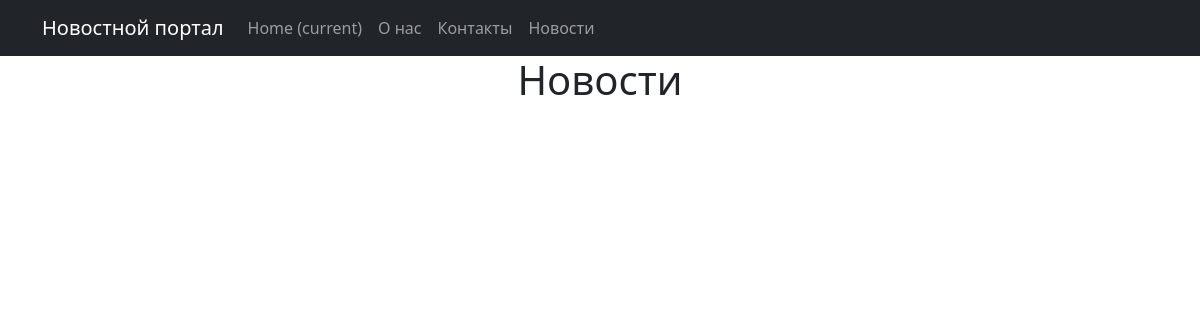
The page /news/ on the database as committed earlier.
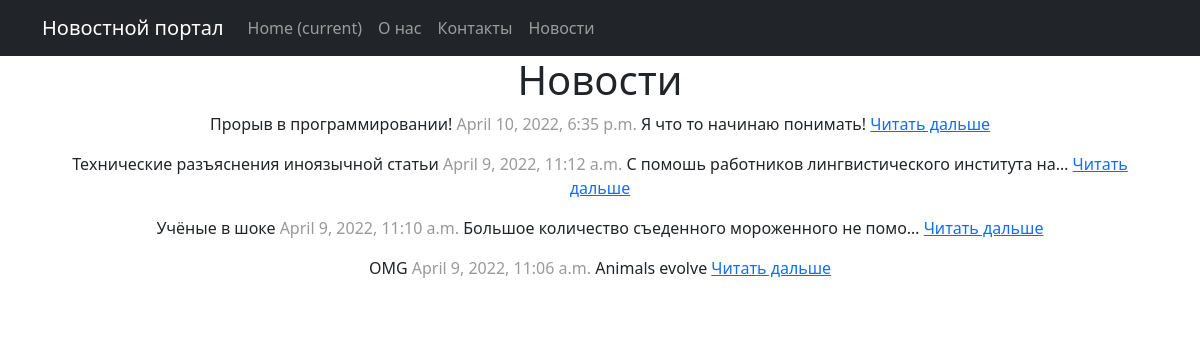
The same page on the database as committed later.
### news/models.py (models this page shows, shortened)
class Post(models.Model):
    author = models.ForeignKey(Author, on_delete=models.CASCADE)
    NEWS = 'NW'
    ARTICLE = 'AR'
    CATEGORY_CHOICES = (
        (NEWS, 'Новость'),
        (ARTICLE, 'Статья'),
    )
    categoryType = models.CharField(max_length=2, choices=CATEGORY_CHOICES, default=ARTICLE)
    dateCreation = models.DateTimeField(auto_now_add=True)
    postCategory = models.ManyToManyField(Category, through='PostCategory')
    title = models.CharField(max_length=128)
    text = models.TextField()
    rating = models.SmallIntegerField(default=0)

### news/views.py (the view)
# urls.py: path('', PostList.as_view()),
class PostList(ListView):
   model = Post
   context_object_name = 'news'
   template_name = 'news.html'
   queryset = Post.objects.order_by('-id')

### news/templatetags/custom_filters.py (called while the page is built)
@register.filter()
def censor(value):
   if not isinstance(value, str):
       raise ValueError('Нельзя цензурировать не строку')
   for word in STRONG_WORDS:
       value = value.replace(word[1:], '*' * (len(word)-1))
   return value

### news/templates/news/post_list.html (shortened to what this page needs)
{% extends 'flatpages/default.html' %}
{% load custom_filters %}
{% block content %}
<h1>Новости</h1>
{% for new in news %}
{{ new.title|censor }} <span style="color:  #999999;">{{ new.dateCreation }}</span> {{ new.text|truncatechars:50|censor }}
<a href="{{ new.get_absolute_url }}">Читать дальше</a>
{% endfor %}
<p><span style="color: #ffffff;">&macr;\_(ツ)_/&macr;</span></p>
{% endblock content %}

### templates/flatpages/default.html (shortened to what this page needs)
<!DOCTYPE html>
<html lang="en">
    <head>
        {% load static %}
        <link href="{% static 'css/styles.css' %}" rel="stylesheet" />
    </head>
    <body>
        <nav class="navbar navbar-expand-lg navbar-dark bg-dark static-top">
           <div class="container">
               <a class="navbar-brand" href="#">Новостной портал</a>
               <div class="collapse navbar-collapse" id="navbarResponsive">
                   <ul class="navbar-nav ml-auto">
                       <li class="nav-item active">
                           <a class="nav-link" href="#">Home
                               <span class="sr-only">(current)</span>
                           </a>
                       </li>
                       <li class="nav-item">
                           <a class="nav-link" href="/about/">О нас</a>
                       </li>
                       <li class="nav-item">
                           <a class="nav-link" href="/contacts/">Контакты</a>
                       </li>
                       <li class="nav-item">
                           <a class="nav-link" href="/news/">Новости</a>
                       </li>
                   </ul>
               </div>
           </div>
        </nav>
        <div class="container">
           <div class="row">
               <div class="col-lg-12 text-center">
                   {% block content %}
                   {% endblock content %}
               </div>
           </div>
        </div>
    </body>
</html>

Rows that differ between the two databases and show on the page:
added Post: title|censor "Прорыв в программировании!", dateCreation "April 10, 2022, 6:35 p.m.", text|censor "Я что то начинаю понимать!"
added Post: title|censor "Технические разъяснения иноязычной статьи", dateCreation "April 9, 2022, 11:12 a.m.", text|censor "С помошь работников лингвистического института на…"
added Post: title|censor "Учёные в шоке", dateCreation "April 9, 2022, 11:10 a.m.", text|censor "Большое количество съеденного мороженного не помо…"
added Post: title|censor "OMG", dateCreation "April 9, 2022, 11:06 a.m.", text|censor "Animals evolve"
